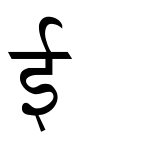
#> input picture docs/rudra/decode/catalog/glyphs/BRHDevanagariExtra/U+0044.png, 160 x 160 px
$ python -i catalog.py   (imports and definitions only)
#> lines starting #> are read from the running program, lines starting #| are printed output that depends on the picture; after the words box and inside, x2 and y2 are one past the last pixel; in counts of white or black regions, pixels touching at a corner belong together
#> further down, picture is the input picture: PIL image 160x160 L; min 0, max 255, mean 238.6
#!/usr/bin/env python3
"""Build a Baraha glyph atlas, auto-match to Unicode, write catalog/map.json.

High-confidence unique image matches are filled. The rest stay '?' until named
from the contact sheets. Identity (non-BRH) fonts are not catalogued; apply.py
passes them through.
"""

from __future__ import annotations

import json
import sys
from collections import defaultdict
from io import BytesIO
from pathlib import Path

import fitz
from PIL import Image, ImageChops, ImageOps, ImageDraw, ImageFont

sys.path.insert(0, str(Path(__file__).resolve().parent))
from common import (  # noqa: E402
    CATALOG,
    DECODE,
    FONTS_DIR,
    GLYPHS_DIR,
    MAP_PATH,
    PDFS,
    SHEETS_DIR,
    SPANS,
    is_baraha,
    norm_font,
)

UNICODE_FONT = "/System/Library/Fonts/Supplemental/DevanagariMT.ttc"
PALETTE_SIZE = 96
GLYPH_SIZE = 160
MATCH_RATIO = 0.55  # best must beat second by this relative gap
MAX_MSE = 1800.0


# [78 lines left out: functions load_spans, unique_baraha, font_file_for, find_ttf, render_char_ttf, not called in this run]


def ink_bbox(img: Image.Image, threshold: int = 245) -> Image.Image:
    """Crop to non-white ink; return a square padded crop."""
#> called with threshold = 245
    bw = img.point(lambda x: 0 if x < threshold else 255)
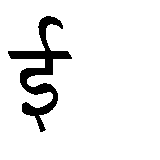
#> bw: PIL image 160x160 L; 92.6% white; 1 black region, box (x1, y1, x2, y2) and area: (8, 16, 72, 132) 1887
    inv = ImageOps.invert(bw)
    box = inv.getbbox()
#> box = (8, 16, 72, 132)
    if not box:
        return Image.new("L", (64, 64), 255)
    cropped = img.crop(box)
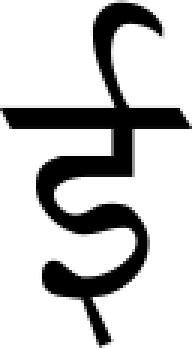
#> cropped: PIL image 64x116 L (shown 3 times larger); min 0, max 255, mean 198.5
    side = max(cropped.size) + 4
#> side = 120
    canvas = Image.new("L", (side, side), 255)
#> canvas: PIL image 120x120 L; every value is 255
    ox = (side - cropped.size[0]) // 2
#> ox = 28
    oy = (side - cropped.size[1]) // 2
#> oy = 2
    canvas.paste(cropped, (ox, oy))
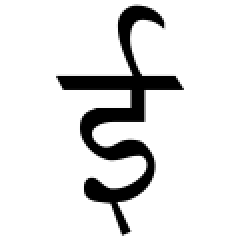
#> canvas: PIL image 120x120 L (shown 2 times larger); min 0, max 255, mean 225.9
    return canvas.resize((64, 64), Image.Resampling.BILINEAR)
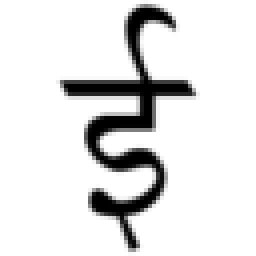
#> returned value: PIL image 64x64 L (shown 4 times larger); min 0, max 255, mean 225.9


# [112 lines left out: functions mse, unicode_palette, render_unicode, not called in this run]


PAGE_CACHE: dict[tuple[str, int], Image.Image] = {}


# [128 lines left out: functions page_image, contact_sheet, main, not called in this run]


# [2 lines not run here, left out]

>>> from PIL import Image
>>> picture = Image.open('../../docs/rudra/decode/catalog/glyphs/BRHDevanagariExtra/U+0044.png')
>>> result = ink_bbox(picture)

$ run again, on docs/rudra/decode/catalog/sheets/BRHDevanagariExtra/U+0020.png
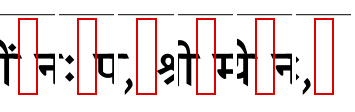
#> input picture docs/rudra/decode/catalog/sheets/BRHDevanagariExtra/U+0020.png, 355 x 112 px
#> picture is the input picture: PIL image 355x112 RGB; mean R, G, B 235.1, 222.7, 222.7
#> in ink_bbox, `bw = img.point(lambda x: 0 if x < threshold else 255)`:
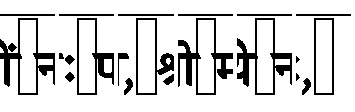
#> bw: PIL image 355x112 RGB; 85% white; 21 black regions (2 under 20 px), largest, box (x1, y1, x2, y2) and area: (178, 18, 233, 95) 1070, (237, 18, 292, 95) 1050, (0, 18, 55, 95) 1036
#> box = (0, 14, 351, 95)
#> in ink_bbox, `return canvas.resize((64, 64), Image.Resampling.BILINEAR)`:
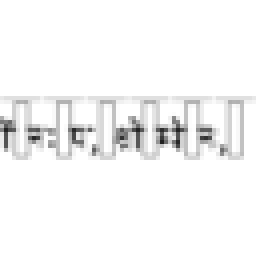
#> returned value: PIL image 64x64 L (shown 4 times larger); min 33, max 255, mean 246

$ run again, on docs/rudra/decode/catalog/sheets/BRHDevanagariExtra/U+0028.png
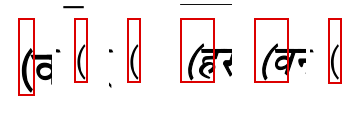
#> input picture docs/rudra/decode/catalog/sheets/BRHDevanagariExtra/U+0028.png, 363 x 113 px
#> picture is the input picture: PIL image 363x113 RGB; mean R, G, B 241.9, 231, 231
#> in ink_bbox, `bw = img.point(lambda x: 0 if x < threshold else 255)`:
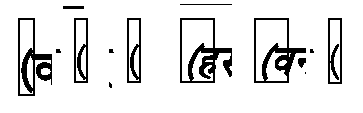
#> bw: PIL image 363x113 RGB; 89.3% white; 14 black regions (5 under 20 px), largest, box (x1, y1, x2, y2) and area: (180, 18, 232, 83) 1041, (18, 18, 52, 96) 917, (254, 18, 306, 83) 907
#> box = (18, 4, 342, 96)
#> in ink_bbox, `return canvas.resize((64, 64), Image.Resampling.BILINEAR)`:
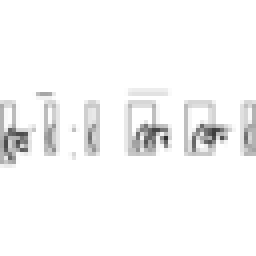
#> returned value: PIL image 64x64 L (shown 4 times larger); min 47, max 255, mean 247

$ run again, on docs/rudra/decode/catalog/sheets/BRHDevanagariExtra/U+0029.png
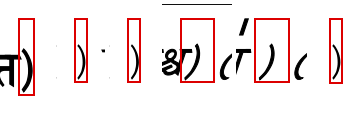
#> input picture docs/rudra/decode/catalog/sheets/BRHDevanagariExtra/U+0029.png, 364 x 113 px
#> picture is the input picture: PIL image 364x113 RGB; mean R, G, B 241.8, 230.9, 230.9
#> in ink_bbox, `bw = img.point(lambda x: 0 if x < threshold else 255)`:
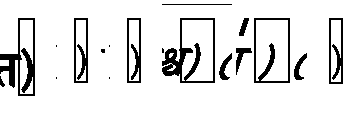
#> bw: PIL image 364x113 RGB; 89.3% white; 18 black regions (6 under 20 px), largest, box (x1, y1, x2, y2) and area: (162, 18, 215, 83) 975, (0, 18, 35, 96) 924, (254, 18, 290, 83) 565
#> box = (0, 4, 343, 96)
#> in ink_bbox, `return canvas.resize((64, 64), Image.Resampling.BILINEAR)`:
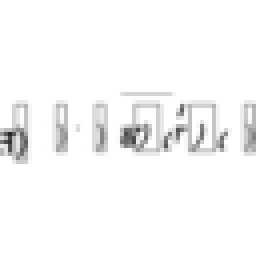
#> returned value: PIL image 64x64 L (shown 4 times larger); min 37, max 255, mean 247.8
